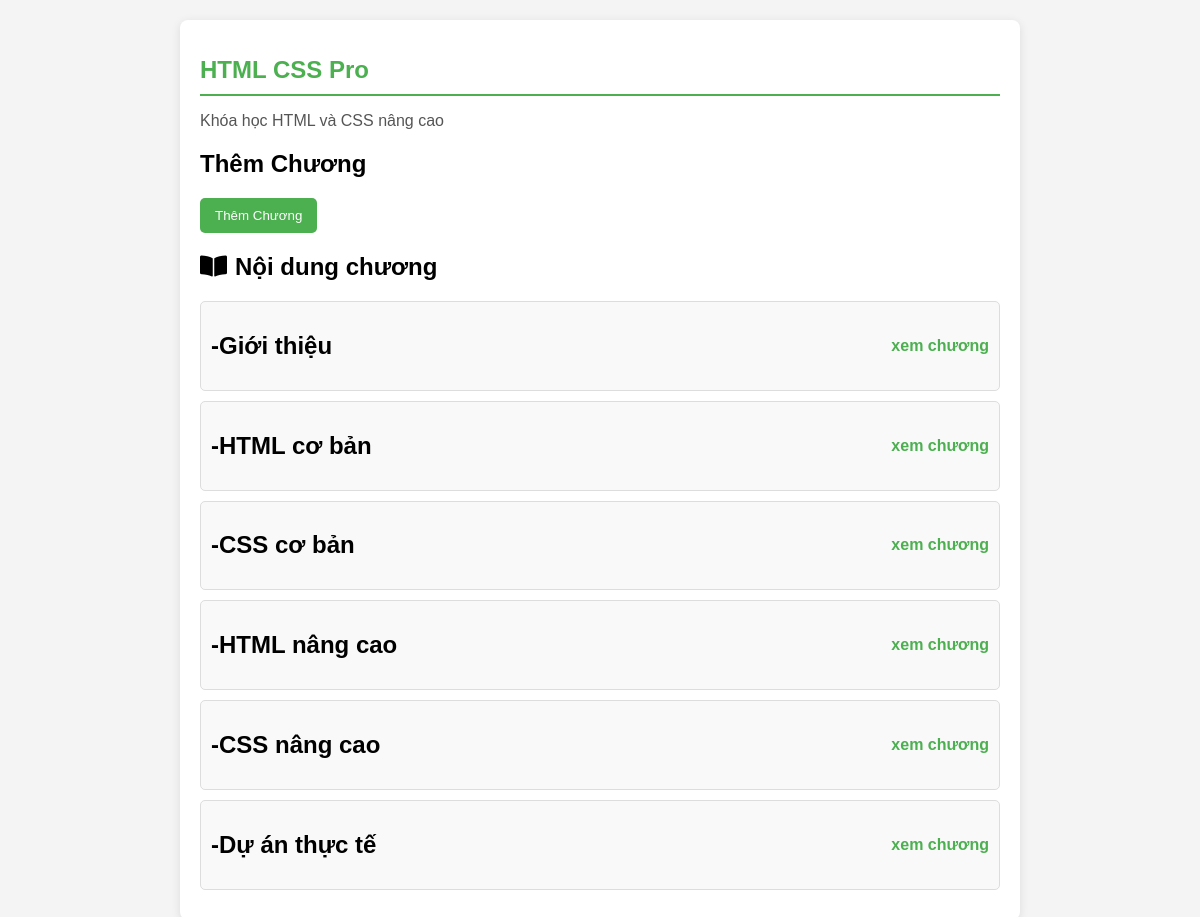
Screenshot of /Views/Pages/admin/detail-course.php?id=1 with the database file from the repository.
### tables this page shows
CREATE TABLE Courses (
    course_id INT PRIMARY KEY AUTO_INCREMENT,
    title VARCHAR(250),              
    images VARCHAR(255),             
    descriptions TEXT,                   
    video_url VARCHAR(255),
    original_price DECIMAL(10, 2),                 
    types ENUM('Pro', 'Free')         
);

CREATE TABLE Chapters (
    chapter_id INT PRIMARY KEY AUTO_INCREMENT,
    chapter_title VARCHAR(255),
    course_id INT,
    FOREIGN KEY (course_id) REFERENCES Courses(course_id) ON DELETE CASCADE
);

### Controller/coursescontroll.php (called while the page is built, shortened)
<?php
require_once('C:\xampp\htdocs\ProjectWeb-TD\ProjectEduWeb-PHP\Model\coursemodel.php');
class CourseController {
    private $courseModel;
    public function __construct($conn) {
        $this->courseModel = new CourseModel($conn);
    }
    public function getCourseById($course_id) {
        $course = $this->courseModel->getCourseById($course_id);
        return $course;
    }
}
?>

### Model/coursemodel.php (called while the page is built, shortened)
<?php
class CourseModel {
    private $conn;
    public function __construct($conn) {
        $this->conn = $conn;
    }
    public function getCourseById($course_id) {
        $sql = "SELECT * FROM courses WHERE course_id = ?";
        $stmt = $this->conn->prepare($sql);
        $stmt->bind_param("i", $course_id);
        $stmt->execute();
        $result = $stmt->get_result();
        return $result->fetch_assoc();
    }
}
?>

### Controller/chaptercontroller.php (called while the page is built, shortened)
<?php
require_once('C:\xampp\htdocs\ProjectWeb-TD\ProjectEduWeb-PHP\Model\chapter.php');
class ChapterController {
    private $chapterModel;
    public function __construct($conn) {
        $this->chapterModel = new ChapterModel($conn);
    }
    public function getChaptersByCourseId($course_id) {
        $chapters = $this->chapterModel->getChaptersByCourseId($course_id);
        return $chapters;
    }
}
?>

### Model/chapter.php (called while the page is built, shortened)
<?php
class ChapterModel {
    private $conn;
    public function __construct($connection) {
        $this->conn = $connection;
    }
    public function getChaptersByCourseId($course_id) {
        $stmt = $this->conn->prepare("SELECT * FROM Chapters WHERE course_id = ?");
        $stmt->bind_param('i', $course_id);
        $stmt->execute();
        $result = $stmt->get_result();
        return $result->fetch_all(MYSQLI_ASSOC);
    }
    }
?>

### Views/Pages/admin/detail-course.php (the view, shortened to what this page needs)
<?php
require_once('../../../Controller/coursescontroll.php');
require_once('../../../Controller/chaptercontroller.php');
$conn = mysqli_connect($host, $user, $password, $database);
$courseController = new CourseController($conn);
$chapterController = new ChapterController($conn);
if (isset($_GET['id'])) {
    $course_id = intval($_GET['id']);
    $course = $courseController->getCourseById($course_id);
    $chapters = $chapterController->getChaptersByCourseId($course_id);
} else {
    echo "Course ID is not provided.";
    exit;
}
?>
<!DOCTYPE html>
<html lang="vi">
<head>
    <link rel="stylesheet" href="https://cdnjs.cloudflare.com/ajax/libs/font-awesome/5.15.4/css/all.min.css">
</head>
<body>
    <div class="course-detail">
        <div class="content">
            <h1 class="course-title"><?php echo htmlspecialchars($course['title']); ?></h1>
            <div class="divider"></div>
            <p class="course-description"><?php echo htmlspecialchars($course['descriptions']); ?></p>
            <div class="form-container">
                <h2>Thêm Chương</h2>
                <button onclick="toggleForm('addChapterForm')">Thêm Chương</button>
            </div>
            <div class="course-content">
                <h2>
                    <i class="fas fa-book-open" style="margin-right: 8px;"></i>Nội dung chương
                </h2>
                <?php if (count($chapters) > 0): ?>
                    <?php foreach ($chapters as $chapter): ?>
                        <div class="section-header" onclick="location.href='chapter_detail.php?id=<?php echo $chapter['chapter_id']; ?>'">
                            <h2 style="flex: 1;">-<?php echo htmlspecialchars($chapter['chapter_title']); ?></h2>
                            <span class="toggle-icon">xem chương</span>
                        </div>
                    <?php endforeach; ?>
                <?php else: ?>
                    <p>Không có nội dung nào cho khóa học này.</p>
                <?php endif; ?>
            </div>
        </div>
    </div>
</body>
</html>

### Views/Pages/admin/detail-course.php (style rules this page uses)
body { font-family: Arial, sans-serif; background-color: #f4f4f4; margin: 0; padding: 20px; }
.course-detail { max-width: 800px; margin: 0 auto; background: white; border-radius: 8px; box-shadow: 0 2px 10px rgba(0, 0, 0, 0.1); padding: 20px; }
.course-title { color: #4CAF50; font-size: 24px; margin-bottom: 10px; }
.divider { height: 2px; background: #4CAF50; margin: 10px 0; }
.course-description { margin-bottom: 20px; color: #555; }
.form-container { margin-bottom: 20px; }
button { background-color: #4CAF50; color: white; border: none; padding: 10px 15px; border-radius: 5px; cursor: pointer; transition: background-color 0.3s ease; }
.course-content { margin-top: 20px; }
.section-header { display: flex; justify-content: space-between; align-items: center; padding: 10px; background: #f9f9f9; border: 1px solid #ddd; border-radius: 5px; margin-bottom: 10px; cursor: pointer; transition: background 0.3s; }
.toggle-icon { color: #4CAF50; font-weight: bold; }

### rows the page displays
courses: title "HTML CSS Pro", descriptions "Khóa học HTML và CSS nâng cao"
chapters: chapter_title "Giới thiệu"
chapters: chapter_title "HTML cơ bản"
chapters: chapter_title "CSS cơ bản"
chapters: chapter_title "HTML nâng cao"
chapters: chapter_title "CSS nâng cao"
chapters: chapter_title "Dự án thực tế"
